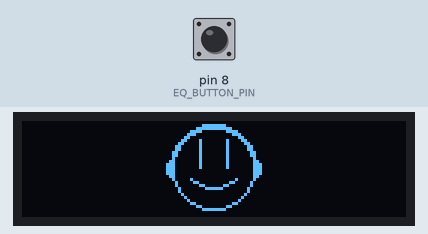
This sketch was run on a simulated Arduino Uno, built with avr-gcc and run on an emulated ATmega328P. Shown: 128×32 one-colour display. The test bench sets the inputs (shaded band); at power-on: pin 8 (EQ_BUTTON_PIN) HIGH.

Above: at 0.1 s.
At 3.6 s:
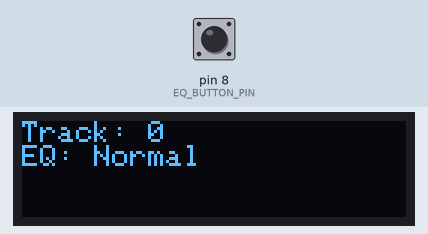

The sketch:

nugget.ino
```cpp
#include <Adafruit_GFX.h>
#include <Adafruit_SSD1306.h>
#include <SoftwareSerial.h>
#include <Wire.h>

// OLED display configuration

#define SCREEN_WIDTH 128
#define SCREEN_HEIGHT 32
#define OLED_RESET -1
Adafruit_SSD1306 display(SCREEN_WIDTH, SCREEN_HEIGHT, &Wire, OLED_RESET);

// MP3 module serial configuration
#define MP3_RX 2
#define MP3_TX 3

SoftwareSerial mp3Serial(MP3_RX, MP3_TX);


// EQ button configuration
#define EQ_BUTTON_PIN 8
bool lastButtonState = HIGH;
unsigned long lastDebounceTime = 0;
const unsigned long debounceDelay = 50;
const char* eqModes[] = {"Normal",  "Pop", "Rock", "Jazz","Classic", "Bass"};
uint8_t currentEQ = 0;

// Serial commands as hex
const byte GET_CURRENT_TRACK[] = {0x7E, 0xFF, 0x06, 0x4C, 0x00, 0x00, 0x00, 0xFE, 0xAF, 0xEF};
const byte GET_EQ_MODE[] = {0x7E, 0xFF, 0x06, 0x44, 0x00, 0x00, 0x00, 0xFE, 0xB7, 0xEF};
const byte CYCLE_EQ[] = {0x7E, 0xFF, 0x06, 0x07, 0x00,0x00, 0x00, 0xFE, 0xF3, 0xEF};

// Splash icon
// See README.md for an easy way to edit this
void drawIcon() {
  const uint8_t iconBitmap[32][32] = {
  {0, 0, 0, 0, 0, 0, 0, 0, 0, 0, 0, 0, 0, 0, 0, 0, 0, 0, 0, 0, 0, 0, 0, 0, 0, 0, 0, 0, 0, 0, 0, 0},
  {0, 0, 0, 0, 0, 0, 0, 0, 0, 0, 0, 0, 1, 1, 1, 1, 1, 1, 1, 1, 0, 0, 0, 0, 0, 0, 0, 0, 0, 0, 0, 0},
  {0, 0, 0, 0, 0, 0, 0, 0, 0, 0, 1, 1, 1, 1, 1, 1, 1, 1, 1, 1, 1, 1, 0, 0, 0, 0, 0, 0, 0, 0, 0, 0},
  {0, 0, 0, 0, 0, 0, 0, 0, 1, 1, 1, 1, 0, 0, 0, 0, 0, 0, 0, 0, 1, 1, 1, 1, 0, 0, 0, 0, 0, 0, 0, 0},
  {0, 0, 0, 0, 0, 0, 0, 1, 1, 1, 0, 0, 0, 0, 0, 0, 0, 0, 0, 0, 0, 0, 1, 1, 1, 0, 0, 0, 0, 0, 0, 0},
  {0, 0, 0, 0, 0, 0, 1, 1, 0, 0, 0, 0, 0, 0, 0, 0, 0, 0, 0, 0, 0, 0, 0, 0, 1, 1, 0, 0, 0, 0, 0, 0},
  {0, 0, 0, 0, 0, 1, 1, 0, 0, 0, 0, 1, 0, 0, 0, 0, 0, 0, 0, 0, 1, 0, 0, 0, 0, 1, 1, 0, 0, 0, 0, 0},
  {0, 0, 0, 0, 1, 1, 0, 0, 0, 0, 0, 1, 0, 0, 0, 0, 0, 0, 0, 0, 1, 0, 0, 0, 0, 0, 1, 1, 0, 0, 0, 0},
  {0, 0, 0, 1, 1, 0, 0, 0, 0, 0, 0, 1, 0, 0, 0, 0, 0, 0, 0, 0, 1, 0, 0, 0, 0, 0, 0, 1, 1, 0, 0, 0},
  {0, 0, 0, 1, 1, 0, 0, 0, 0, 0, 0, 1, 0, 0, 0, 0, 0, 0, 0, 0, 1, 0, 0, 0, 0, 0, 0, 1, 1, 0, 0, 0},
  {0, 0, 1, 1, 0, 0, 0, 0, 0, 0, 0, 1, 0, 0, 0, 0, 0, 0, 0, 0, 1, 0, 0, 0, 0, 0, 0, 0, 1, 1, 0, 0},
  {0, 0, 1, 1, 0, 0, 0, 0, 0, 0, 0, 1, 0, 0, 0, 0, 0, 0, 0, 0, 1, 0, 0, 0, 0, 0, 0, 0, 1, 1, 0, 0},
  {0, 0, 1, 0, 0, 0, 0, 0, 0, 0, 0, 1, 0, 0, 0, 0, 0, 0, 0, 0, 1, 0, 0, 0, 0, 0, 0, 0, 0, 1, 0, 0},
  {0, 1, 1, 0, 0, 0, 0, 0, 0, 0, 0, 1, 0, 0, 0, 0, 0, 0, 0, 0, 1, 0, 0, 0, 0, 0, 0, 0, 0, 1, 1, 0},
  {1, 1, 1, 0, 0, 0, 0, 0, 0, 0, 0, 1, 0, 0, 0, 0, 0, 0, 0, 0, 1, 0, 0, 0, 0, 0, 0, 0, 0, 1, 1, 1},
  {1, 1, 1, 0, 0, 0, 0, 0, 0, 0, 0, 1, 0, 0, 0, 0, 0, 0, 0, 0, 1, 0, 0, 0, 0, 0, 0, 0, 0, 1, 1, 1},
  {1, 1, 1, 0, 0, 0, 0, 0, 0, 0, 0, 0, 0, 0, 0, 0, 0, 0, 0, 0, 0, 0, 0, 0, 0, 0, 0, 0, 0, 1, 1, 1},
  {1, 1, 1, 0, 0, 0, 0, 0, 0, 0, 0, 0, 0, 0, 0, 0, 0, 0, 0, 0, 0, 0, 0, 0, 0, 0, 0, 0, 0, 1, 1, 1},
  {0, 1, 1, 0, 0, 0, 0, 0, 0, 0, 0, 0, 0, 0, 0, 0, 0, 0, 0, 0, 0, 0, 0, 0, 0, 0, 0, 0, 0, 1, 1, 0},
  {0, 0, 1, 0, 0, 0, 0, 0, 1, 0, 0, 0, 0, 0, 0, 0, 0, 0, 0, 0, 0, 0, 0, 1, 0, 0, 0, 0, 0, 1, 0, 0},
  {0, 0, 0, 1, 0, 0, 0, 0, 0, 1, 1, 0, 0, 0, 0, 0, 0, 0, 0, 0, 0, 1, 1, 0, 0, 0, 0, 0, 1, 0, 0, 0},
  {0, 0, 0, 1, 0, 0, 0, 0, 0, 0, 0, 1, 1, 0, 0, 0, 0, 0, 0, 1, 1, 0, 0, 0, 0, 0, 0, 0, 1, 0, 0, 0},
  {0, 0, 0, 0, 1, 0, 0, 0, 0, 0, 0, 0, 0, 1, 1, 1, 1, 1, 1, 0, 0, 0, 0, 0, 0, 0, 0, 1, 0, 0, 0, 0},
  {0, 0, 0, 0, 1, 0, 0, 0, 0, 0, 0, 0, 0, 0, 0, 0, 0, 0, 0, 0, 0, 0, 0, 0, 0, 0, 0, 1, 0, 0, 0, 0},
  {0, 0, 0, 0, 0, 1, 0, 0, 0, 0, 0, 0, 0, 0, 0, 0, 0, 0, 0, 0, 0, 0, 0, 0, 0, 0, 1, 0, 0, 0, 0, 0},
  {0, 0, 0, 0, 0, 0, 1, 0, 0, 0, 0, 0, 0, 0, 0, 0, 0, 0, 0, 0, 0, 0, 0, 0, 0, 1, 0, 0, 0, 0, 0, 0},
  {0, 0, 0, 0, 0, 0, 0, 1, 0, 0, 0, 0, 0, 0, 0, 0, 0, 0, 0, 0, 0, 0, 0, 0, 1, 0, 0, 0, 0, 0, 0, 0},
  {0, 0, 0, 0, 0, 0, 0, 0, 1, 1, 0, 0, 0, 0, 0, 0, 0, 0, 0, 0, 0, 0, 1, 1, 0, 0, 0, 0, 0, 0, 0, 0},
  {0, 0, 0, 0, 0, 0, 0, 0, 0, 0, 1, 1, 0, 0, 0, 0, 0, 0, 0, 0, 1, 1, 0, 0, 0, 0, 0, 0, 0, 0, 0, 0},
  {0, 0, 0, 0, 0, 0, 0, 0, 0, 0, 0, 0, 1, 1, 1, 1, 1, 1, 1, 1, 0, 0, 0, 0, 0, 0, 0, 0, 0, 0, 0, 0},
  {0, 0, 0, 0, 0, 0, 0, 0, 0, 0, 0, 0, 0, 0, 0, 0, 0, 0, 0, 0, 0, 0, 0, 0, 0, 0, 0, 0, 0, 0, 0, 0},
  {0, 0, 0, 0, 0, 0, 0, 0, 0, 0, 0, 0, 0, 0, 0, 0, 0, 0, 0, 0, 0, 0, 0, 0, 0, 0, 0, 0, 0, 0, 0, 0}
};

// if you add your own bitmap, make sure to edit the value below
// it should match the numbers in iconBitmap[num][num]
  int bitmapPx = 32;
  int xOffset = (SCREEN_WIDTH - bitmapPx) / 2;
  int yOffset = (SCREEN_HEIGHT - bitmapPx) / 2;
  for (uint8_t y = 0; y < bitmapPx; y++) {
    for (uint8_t x = 0; x < bitmapPx; x++) {
      if (iconBitmap[y][x]) {
        display.drawPixel(x + xOffset, y + yOffset, SSD1306_WHITE);
      }
    }
  }

  display.display();
}

void setup() {
  pinMode(EQ_BUTTON_PIN, INPUT_PULLUP);

  // Start serial communication
  mp3Serial.begin(9600);

  // OLED init
  if (!display.begin(SSD1306_SWITCHCAPVCC, 0x3C)) {
    for (;;);
  }

  display.clearDisplay();
  drawIcon();
  display.display();
  delay(2000);
  display.clearDisplay();
  display.setTextColor(SSD1306_WHITE);
  display.setTextSize(1);
  display.display();
}

void loop() {

  // EQ button
  bool reading = digitalRead(EQ_BUTTON_PIN);
  if (reading != lastButtonState) {
    lastDebounceTime = millis();
  }
  if ((millis() - lastDebounceTime) > debounceDelay) {
    if (lastButtonState == HIGH && reading == LOW) {  // Button press detected
      currentEQ = (currentEQ + 1) % 6;
      byte setEQCommand[] = {0x7E, 0xFF, 0x06, 0x07, 0x00,0x00, currentEQ, 0x00, 0x00, 0xEF};
      uint16_t checksum = calculateChecksum(setEQCommand);

      setEQCommand[7] = (checksum >> 8) & 0xFF;  // High byte
      setEQCommand[8] = checksum & 0xFF;  // Low byte

      mp3Serial.write(setEQCommand, sizeof(setEQCommand));
    }
  }

  lastButtonState = reading;

  // track num request
  mp3Serial.write(GET_CURRENT_TRACK, sizeof(GET_CURRENT_TRACK));

  delay(200);
  uint16_t trackNumber = readTrackNumber();

  // EQ mode request
  mp3Serial.write(GET_EQ_MODE, sizeof(GET_EQ_MODE));
  delay(200);
  uint8_t eqMode = readEQMode();
  if (eqMode < 6) {
    currentEQ = eqMode;
  }

  // display update
  display.clearDisplay();
  display.setTextSize(1);
  display.setCursor(0, 0);
  display.print("Track: ");
  display.println(trackNumber);
  display.print("EQ: ");
  display.println(eqModes[currentEQ]);
  display.display();
  delay(500);
}

uint16_t calculateChecksum(byte* command) {
  uint16_t sum = 0;

  for (int i = 1; i < 7; i++) {
    sum += command[i];
  }

  return 0xFFFF - sum + 1;
}

uint16_t readTrackNumber() {
  byte response[10];

  int index = 0;

  unsigned long startTime = millis();

  while (millis() - startTime < 500) {
    if (mp3Serial.available()) {
      byte b = mp3Serial.read();

      if (index < 10) {
        response[index++] = b;
      }
    }
  }

  if (index >= 10 && response[3] == 0x4C) {
    return ((uint16_t)response[5] << 8) | response[6];
  }

  return 0;
}

uint8_t readEQMode() {
  byte response[10];

  int index = 0;

  unsigned long startTime = millis();

  while (millis() - startTime < 500) {
    if (mp3Serial.available()) {
      byte b = mp3Serial.read();

      if (index < 10) {
        response[index++] = b;
      }
    }
  }

  if (index >= 10 && response[3] == 0x44) {
    return response[6];
  }

  return currentEQ;
}
```
